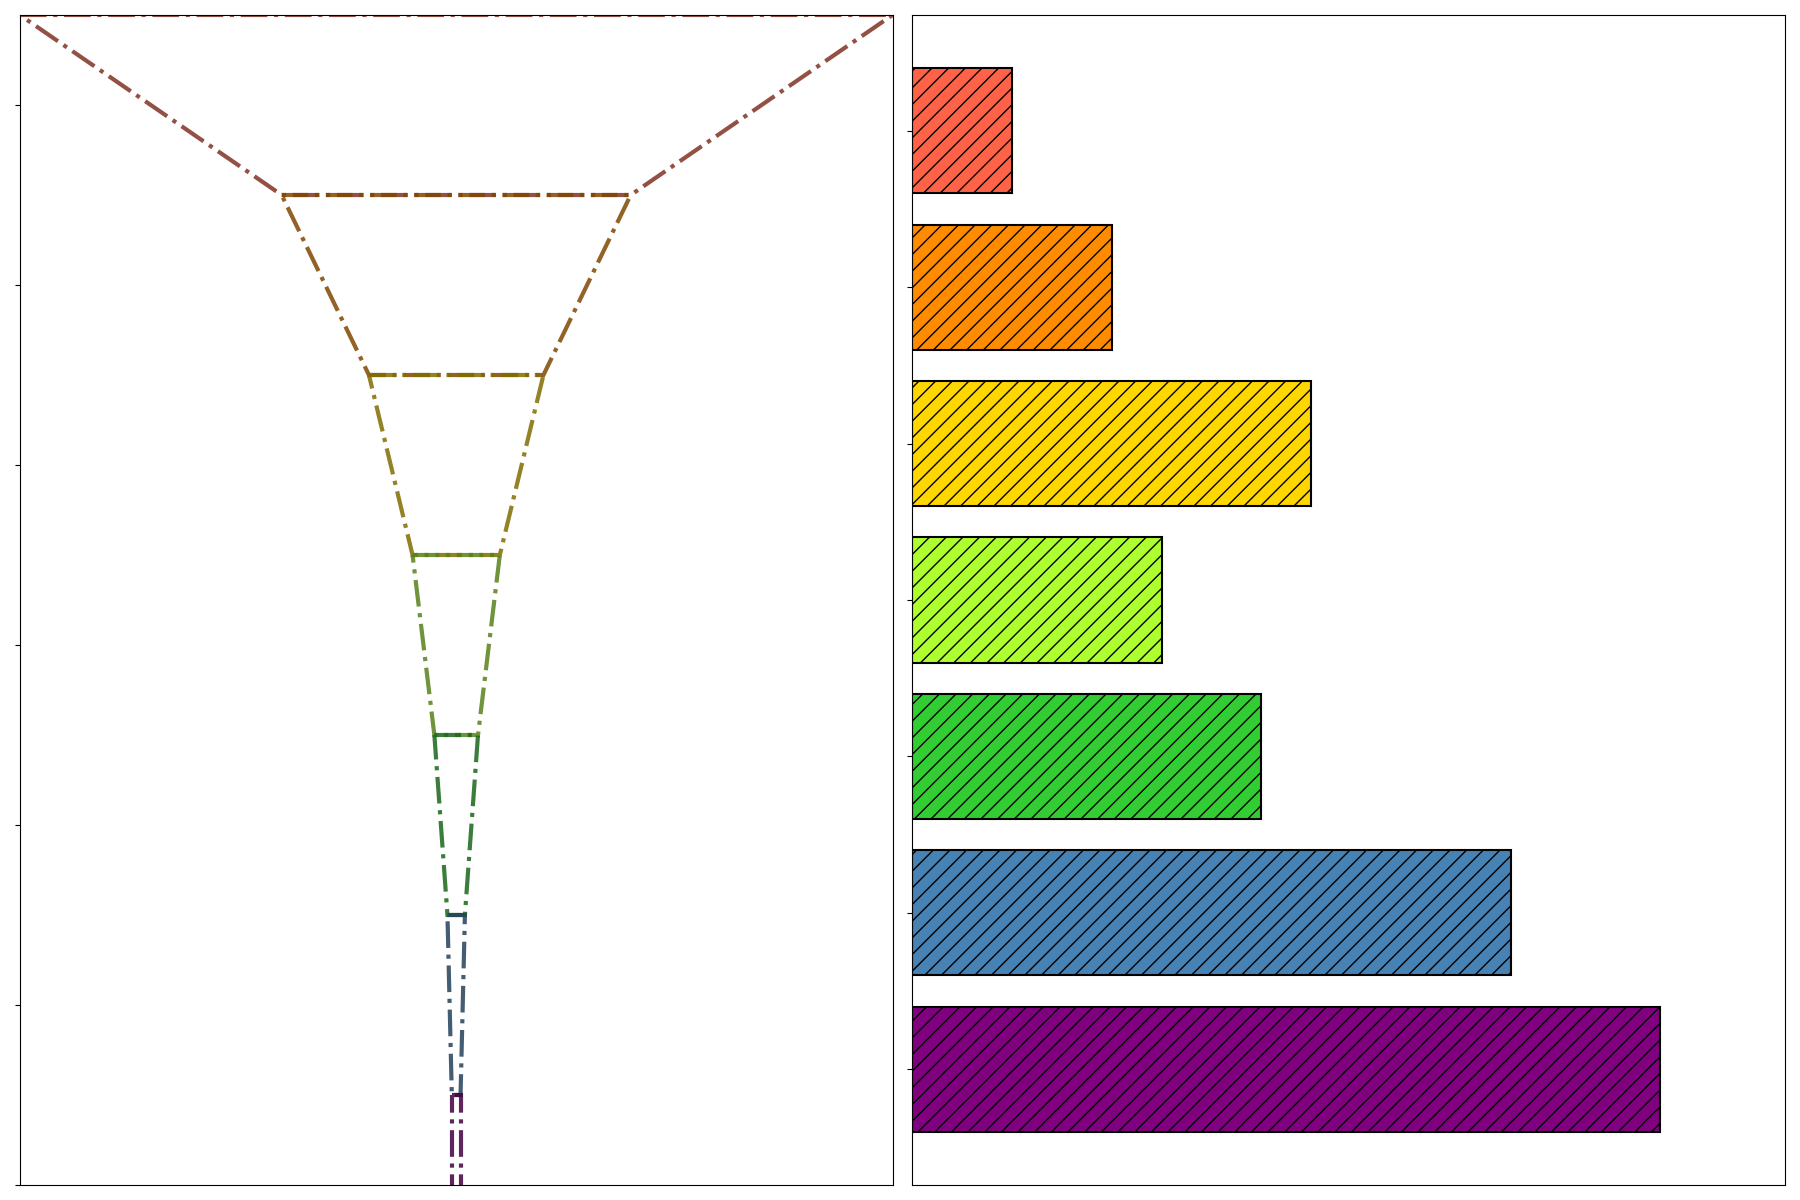

Write Python code to recreate this figure.
import matplotlib
import matplotlib.pyplot as plt
import matplotlib.patches as patches

# Stages and Data
stages = ["Idea & Pitching", "Team Building", "Product Development", "Early Trials", "Market Penetration", "Series A Funding", "Scaling"]
startup_counts = [1000, 400, 200, 100, 50, 20, 10]
average_durations = [4, 8, 16, 10, 14, 24, 30]

widths = [count / max(startup_counts) for count in startup_counts]
colors = ['#ff6347', '#ff8c00', '#ffd700', '#adff2f', '#32cd32', '#4682b4', '#800080']  # New colors

polygon_points = []
for i, width in enumerate(widths):
    bottom_width = width if i == len(widths) - 1 else widths[i + 1]
    top_left = ((1 - width) / 2, i)
    top_right = ((1 + width) / 2, i)
    bottom_left = ((1 - bottom_width) / 2, i + 1)
    bottom_right = ((1 + bottom_width) / 2, i + 1)
    polygon_points.append([top_left, top_right, bottom_right, bottom_left])

fig, (ax1, ax2) = plt.subplots(1, 2, figsize=(18, 12))
plt.subplots_adjust(wspace=0.4)

# Left subplot: Startup Progression Funnel
for i, (points, color) in enumerate(zip(polygon_points, colors)):
    edge_color = tuple(map(lambda x: x * 0.5, matplotlib.colors.to_rgba(color)[:3])) + (1,)
    funnel_polygon = patches.Polygon(points, closed=True, facecolor='none', edgecolor=edge_color, linewidth=3, linestyle='-.', alpha=0.85)
    ax1.add_patch(funnel_polygon)

ax1.set_yticks([i + 0.5 for i in range(len(stages))])
ax1.set_yticklabels([''] * len(stages))
ax1.invert_yaxis()
ax1.set_xticks([])
ax1.set_xlim(0, 1)

# Right subplot: Horizontal Bar Chart
ax2.barh(stages, average_durations, color=colors, edgecolor='black', hatch='//', linestyle='-', linewidth=1.5)
ax2.set_yticklabels([''] * len(stages))
ax2.set_xticks([])
ax2.set_xlim(0, max(average_durations) + 5)
ax2.invert_yaxis()
ax2.grid(axis='x', linestyle='-.', alpha=0.9)

plt.tight_layout()
plt.show()
